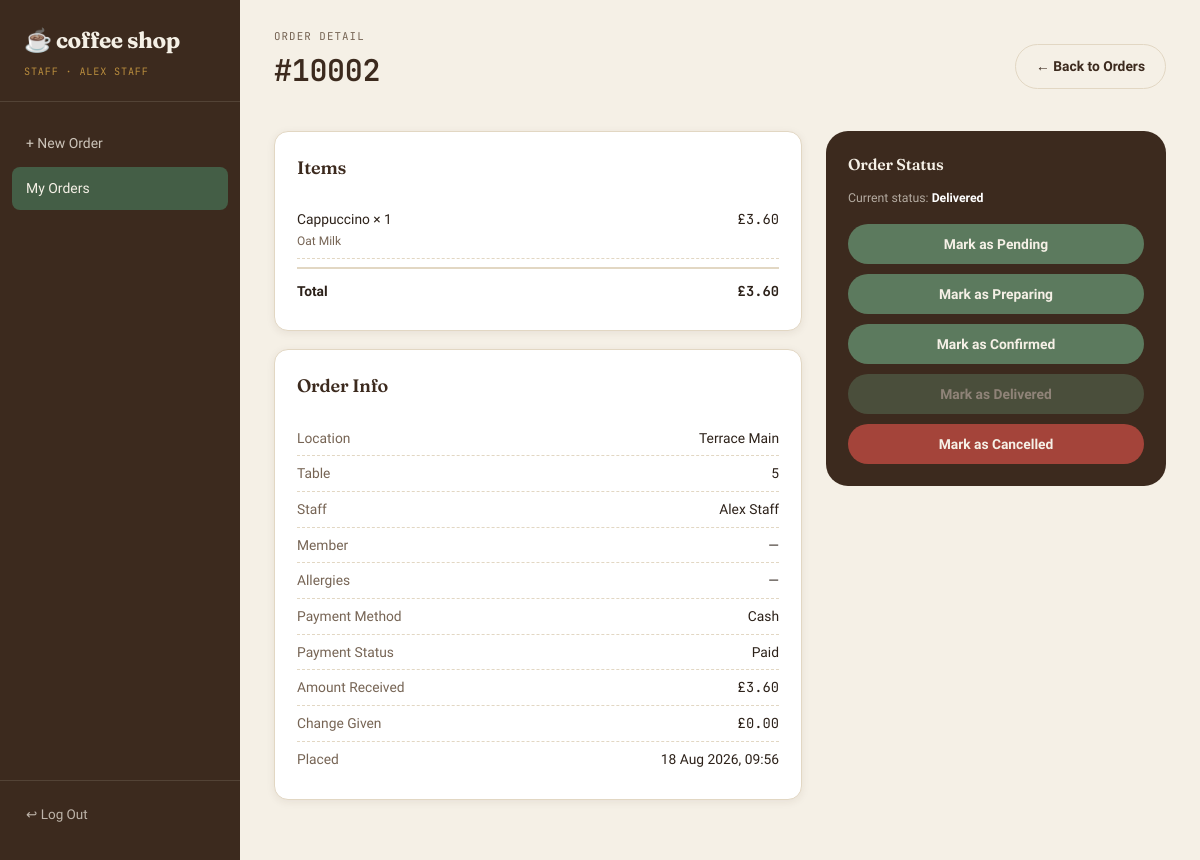
The page /staff/orders/2 (signed in) on the database its author committed.
### app/models.py (models this page shows, shortened)
class User(db.Model, UserMixin):
    __tablename__ = "users"
    id = db.Column(db.Integer, primary_key=True)
    username = db.Column(db.String(64), unique=True, nullable=False, index=True)
    password_hash = db.Column(db.String(255), nullable=False)
    role = db.Column(db.String(20), nullable=False)  # 'manager' or 'staff'
    name = db.Column(db.String(120), nullable=False)
    active = db.Column(db.Boolean, default=True, nullable=False)
    created_at = db.Column(db.DateTime, default=datetime.utcnow)
    orders = db.relationship("Order", backref="staff", lazy=True)

class Order(db.Model):
    __tablename__ = "orders"
    id = db.Column(db.Integer, primary_key=True)
    order_number = db.Column(db.String(20), unique=True, nullable=False, index=True)
    staff_id = db.Column(db.Integer, db.ForeignKey("users.id"), nullable=False)
    member_id = db.Column(db.Integer, db.ForeignKey("members.id"), nullable=True)
    location_id = db.Column(db.Integer, db.ForeignKey("locations.id"), nullable=False)
    table_number = db.Column(db.Integer, nullable=False)
    allergy_status = db.Column(db.Boolean, default=False, nullable=False)
    allergens_text = db.Column(db.String(255), default="", nullable=False)
    payment_method = db.Column(db.String(20), nullable=True)
    payment_status = db.Column(db.String(20), default="Pending", nullable=False)
    order_status = db.Column(db.String(20), default="Pending", nullable=False)
    total = db.Column(db.Numeric(8, 2), nullable=False, default=0)
    amount_received = db.Column(db.Numeric(8, 2), nullable=True)
    change_due = db.Column(db.Numeric(8, 2), nullable=True)
    created_at = db.Column(db.DateTime, default=datetime.utcnow)
    updated_at = db.Column(db.DateTime, default=datetime.utcnow, onupdate=datetime.utcnow)
    items = db.relationship("OrderItem", backref="order", lazy=True, cascade="all, delete-orphan")

class OrderItem(db.Model):
    __tablename__ = "order_items"
    id = db.Column(db.Integer, primary_key=True)
    order_id = db.Column(db.Integer, db.ForeignKey("orders.id"), nullable=False)
    menu_item_id = db.Column(db.Integer, db.ForeignKey("menu_items.id"), nullable=True)
    item_name = db.Column(db.String(120), nullable=False)
    item_type = db.Column(db.String(20), nullable=False, default="drink")  # drink | sandwich
    base_price = db.Column(db.Numeric(6, 2), nullable=False, default=0)
    quantity = db.Column(db.Integer, nullable=False, default=1)
    total_price = db.Column(db.Numeric(8, 2), nullable=False, default=0)
    options = db.Column(db.Text, nullable=True)  # JSON list of {"name": ..., "price": ...}
    def options_list(self):
        if not self.options:
            return []
        try:
            return json.loads(self.options)
        except (ValueError, TypeError):
            return []

class Location(db.Model):
    __tablename__ = "locations"
    id = db.Column(db.Integer, primary_key=True)
    name = db.Column(db.String(80), unique=True, nullable=False)
    active = db.Column(db.Boolean, default=True, nullable=False)
    orders = db.relationship("Order", backref="location", lazy=True)

### app/staff/routes.py (the view)
@staff_bp.route("/orders/<int:order_id>")
@login_required
@role_required("staff", "manager")
def order_detail(order_id):
    order = Order.query.get_or_404(order_id)
    return render_template("staff/order_detail.html", order=order)

### app/utils.py (called while the page is built)
def role_required(*roles):
    def decorator(fn):
        @wraps(fn)
        def wrapped(*args, **kwargs):
            if not current_user.is_authenticated or not isinstance(current_user, User):
                abort(403)
            if current_user.role not in roles:
                abort(403)
            if not current_user.active:
                abort(403)
            return fn(*args, **kwargs)
        return wrapped
    return decorator

### app/templates/staff/order_detail.html (shortened to what this page needs)
{% extends "base.html" %}
{% block nav_items %}
  <a href="{{ url_for('staff.new_order') }}">+ New Order</a>
  <a href="{{ url_for('staff.dashboard') }}" class="active">My Orders</a>
{% endblock %}
{% block content %}
<div class="topbar">
  <div>
    <div class="eyebrow">Order Detail</div>
    <h1 class="mono">{{ order.order_number }}</h1>
  </div>
  <a href="{{ url_for('staff.dashboard') }}" class="btn btn-outline">← Back to Orders</a>
</div>
<div class="wizard-layout">
  <div>
    <div class="card">
      <div class="section-title" style="margin-top:0;"><h2>Items</h2></div>
      {% for item in order.items %}
      <div class="receipt-line">
        <span>
          {{ item.item_name }} × {{ item.quantity }}
          {% if item.options_list() %}
            <br><span class="text-muted" style="font-size:0.8rem;">{{ item.options_list()|map(attribute='name')|join(', ') }}</span>
          {% endif %}
        </span>
        <span class="mono">£{{ '%.2f'|format(item.total_price) }}</span>
      </div>
      {% endfor %}
      <div class="receipt-line" style="border-top:2px solid var(--border); font-weight:700; margin-top:8px; padding-top:12px;">
        <span>Total</span>
        <span class="mono">£{{ '%.2f'|format(order.total) }}</span>
      </div>
    </div>
    <div class="card">
      <div class="section-title" style="margin-top:0;"><h2>Order Info</h2></div>
      <div class="receipt-line"><span class="k">Location</span><span>{{ order.location.name }}</span></div>
      <div class="receipt-line"><span class="k">Table</span><span>{{ order.table_number }}</span></div>
      <div class="receipt-line"><span class="k">Staff</span><span>{{ order.staff.name }}</span></div>
      <div class="receipt-line"><span class="k">Member</span><span>{{ order.member.member_number ~ ' — ' ~ order.member.name if order.member else '—' }}</span></div>
      <div class="receipt-line">
        <span class="k">Allergies</span>
        <span>
          {% if order.allergy_status and order.allergen_list() %}
            {% for a in order.allergen_list() %}<span class="badge badge-warning">⚠ {{ a }}</span>{% endfor %}
          {% else %}—{% endif %}
        </span>
      </div>
      <div class="receipt-line"><span class="k">Payment Method</span><span>{{ order.payment_method }}</span></div>
      <div class="receipt-line"><span class="k">Payment Status</span><span>{{ order.payment_status }}</span></div>
      {% if order.payment_method == 'Cash' %}
      <div class="receipt-line"><span class="k">Amount Received</span><span class="mono">£{{ '%.2f'|format(order.amount_received) }}</span></div>
      <div class="receipt-line"><span class="k">Change Given</span><span class="mono">£{{ '%.2f'|format(order.change_due) }}</span></div>
      {% endif %}
      <div class="receipt-line"><span class="k">Placed</span><span>{{ order.created_at.strftime('%d %b %Y, %H:%M') }}</span></div>
    </div>
  </div>
  <div class="basket">
    <h3>Order Status</h3>
    <p class="meta-line" style="margin-bottom:16px;">Current status: <strong style="color:#fff;">{{ order.order_status }}</strong></p>
    <div style="display:flex; flex-direction:column; gap:10px;">
      {% for status in ['Pending', 'Preparing', 'Confirmed', 'Delivered', 'Cancelled'] %}
      <button class="btn {{ 'btn-danger' if status == 'Cancelled' else 'btn-accent' }} btn-block"
              onclick="setStatus('{{ status }}')" {{ 'disabled' if order.order_status == status else '' }}>
        Mark as {{ status }}
      </button>
      {% endfor %}
    </div>
  </div>
</div>
{% endblock %}

### app/templates/base.html (shortened to what this page needs)
<!DOCTYPE html>
<html lang="en">
<head>
  <link rel="stylesheet" href="{{ url_for('static', filename='css/style.css') }}">
</head>
<body>
<div class="app-shell">
  <aside class="sidebar">
    <div class="sidebar-brand">
      <div class="mark">☕ coffee shop</div>
      {% if current_user.is_authenticated %}
        <span class="role-tag">{{ 'Manager' if current_user.role == 'manager' else 'Staff' }} · {{ current_user.name }}</span>
      {% endif %}
    </div>
    <nav>
      {% block nav_items %}{% endblock %}
    </nav>
    <div class="sidebar-footer">
      <a href="{{ url_for('auth.logout') }}">↩ Log Out</a>
    </div>
  </aside>
  <div style="flex:1; min-width:0; display:flex; flex-direction:column;">
    <main class="main-content">
      {% block content %}{% endblock %}
    </main>
  </div>
</div>
</body>
</html>

### app/static/css/style.css (style rules this page uses)
:root { --cream: #f5f0e6; --beige: #e9e0cd; --coffee-light: #a9805f; --coffee: #6f4a34; --coffee-dark: #3c2a1e; --charcoal: #241e1a; --green: #5c7a5e; --green-dark: #445e46; --red: #a4443a; --gold: #b98d3e; --text-main: #2c2119; --text-muted: #766454; --text-inverse: #f5f0e6; --card-bg: #ffffff; --border: #e2d7c3; --shadow: 0 2px 8px rgba(60, 42, 30, 0.08); --shadow-lg: 0 12px 32px rgba(60, 42, 30, 0.18); --radius-sm: 8px; --radius: 14px; --radius-lg: 22px; --font-display: "Fraunces", "Georgia", serif; --font-body: "Work Sans", "Segoe UI", sans-serif; --font-mono: "JetBrains Mono", "Courier New", monospace; }
* { box-sizing: border-box; }
html, body { margin: 0; padding: 0; background: var(--cream); color: var(--text-main); font-family: var(--font-body); font-size: 15px; line-height: 1.5; -webkit-font-smoothing: antialiased; }
h1, h2, h3, h4 { font-family: var(--font-display); color: var(--coffee-dark); margin: 0 0 0.4em 0; font-weight: 600; letter-spacing: -0.01em; }
a { color: inherit; text-decoration: none; }
button { font-family: var(--font-body); cursor: pointer; }
.app-shell { display: flex; min-height: 100vh; }
.sidebar { width: 240px; flex-shrink: 0; background: var(--coffee-dark); color: var(--text-inverse); display: flex; flex-direction: column; padding: 24px 0; }
.sidebar-brand { padding: 0 24px 20px 24px; border-bottom: 1px solid rgba(245, 240, 230, 0.12); margin-bottom: 12px; }
.sidebar-brand .mark { font-family: var(--font-display); font-size: 1.5rem; font-weight: 700; color: var(--cream); letter-spacing: -0.02em; }
.sidebar-brand .role-tag { display: inline-block; margin-top: 6px; font-size: 0.68rem; letter-spacing: 0.08em; text-transform: uppercase; color: var(--gold); font-family: var(--font-mono); }
.sidebar nav { display: flex; flex-direction: column; gap: 2px; padding: 8px 12px; flex: 1; }
.sidebar nav a { padding: 11px 14px; border-radius: var(--radius-sm); color: rgba(245, 240, 230, 0.78); font-size: 0.93rem; font-weight: 500; transition: background 0.15s ease, color 0.15s ease; }
.sidebar nav a.active { background: var(--green-dark); color: var(--cream); }
.sidebar-footer { padding: 12px 12px 0 12px; border-top: 1px solid rgba(245, 240, 230, 0.12); margin-top: 12px; }
.sidebar-footer a { display: block; padding: 11px 14px; border-radius: var(--radius-sm); color: rgba(245, 240, 230, 0.7); font-size: 0.9rem; }
.main-content { flex: 1; min-width: 0; padding: 28px 34px 60px 34px; }
.topbar { display: flex; align-items: center; justify-content: space-between; margin-bottom: 26px; gap: 16px; flex-wrap: wrap; }
.topbar .eyebrow { font-family: var(--font-mono); font-size: 0.72rem; letter-spacing: 0.1em; text-transform: uppercase; color: var(--text-muted); margin-bottom: 4px; }
.card { background: var(--card-bg); border: 1px solid var(--border); border-radius: var(--radius); padding: 22px; box-shadow: var(--shadow); }
.card + .card { margin-top: 18px; }
.section-title { display: flex; align-items: baseline; justify-content: space-between; margin: 30px 0 14px 0; }
.section-title h2 { font-size: 1.2rem; }
.btn { display: inline-flex; align-items: center; justify-content: center; gap: 8px; padding: 11px 20px; border-radius: 999px; border: 1px solid transparent; font-weight: 600; font-size: 0.92rem; transition: transform 0.08s ease, box-shadow 0.15s ease, background 0.15s ease; }
.btn-accent { background: var(--green); color: var(--text-inverse); }
.btn-outline { background: transparent; color: var(--coffee-dark); border-color: var(--border); }
.btn-danger { background: var(--red); color: var(--text-inverse); }
.btn-block { width: 100%; }
.btn:disabled { opacity: 0.45; cursor: not-allowed; }
.wizard-layout { display: grid; grid-template-columns: 1fr 340px; gap: 24px; align-items: start; }
.basket { position: sticky; top: 20px; background: var(--coffee-dark); color: var(--cream); border-radius: var(--radius-lg); padding: 22px; }
.basket h3 { color: var(--cream); font-size: 1.05rem; }
.basket .meta-line { font-size: 0.82rem; color: rgba(245,240,230,0.65); margin-bottom: 2px; }
.receipt-line { display: flex; justify-content: space-between; padding: 7px 0; border-bottom: 1px dashed var(--border); font-size: 0.92rem; }
.receipt-line:last-child { border-bottom: none; }
.receipt-line .k { color: var(--text-muted); }
.text-muted { color: var(--text-muted); }
.mono { font-family: var(--font-mono); }

### rows shown on the page
User: role "STAFF", name "ALEX STAFF", staff.name "Alex Staff"
Order: order_number "#10002", total "3.60", table_number "5", payment_method "Cash", payment_status "Paid", amount_received "3.60", change_due "0.00", created_at "18 Aug 2026, 09:56", order_status "Delivered"
OrderItem: item_name "Cappuccino", quantity "1", options_list|map "Oat Milk", total_price "3.60"
Location: location.name "Terrace Main"

### other values the page prints
{{ status }} "Pending" "Preparing" "Confirmed" "Delivered" "Cancelled"
